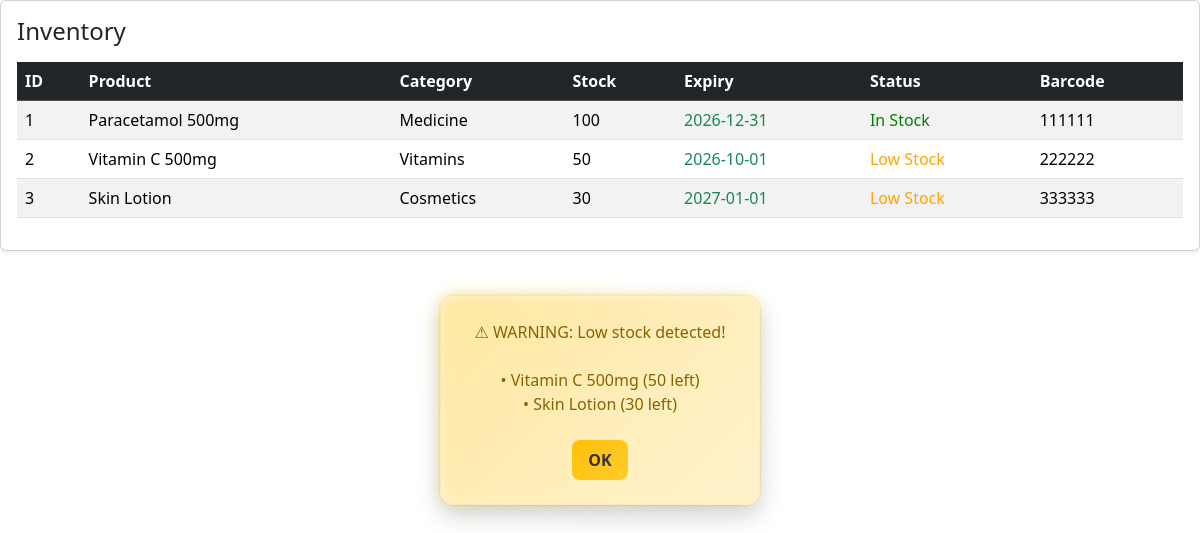
/reusablepage/inventorymanagement.php, run on an earlier commit of the app's database.
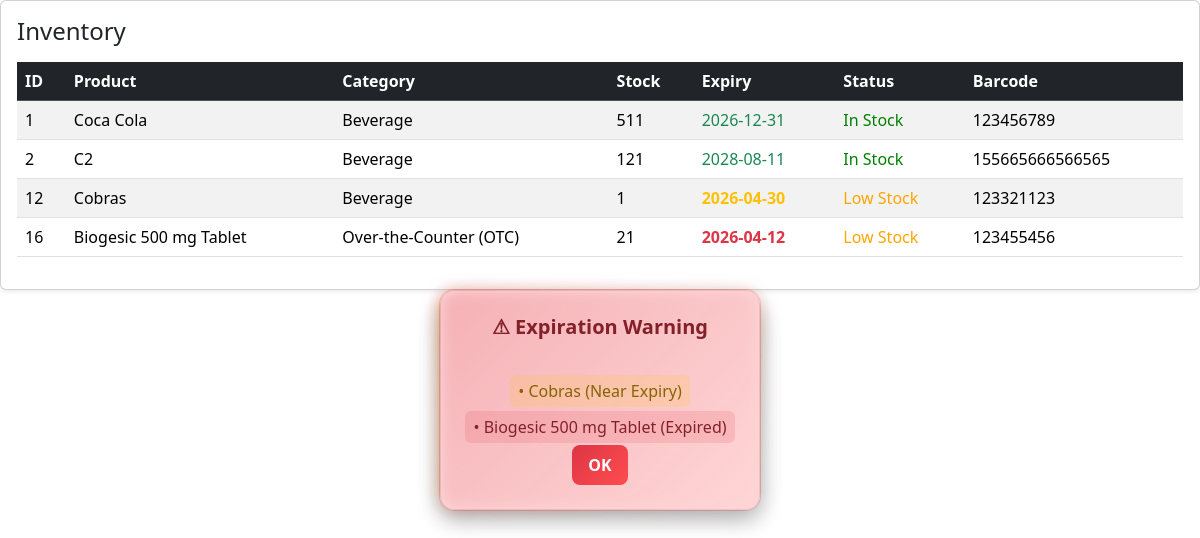
And on a later commit of the database.
### tables this page shows
CREATE TABLE `products` (
  `id` int(11) NOT NULL,
  `product_name` varchar(255) NOT NULL,
  `barcode` varchar(100) DEFAULT NULL,
  `category_id` int(11) DEFAULT NULL,
  `classification_id` int(11) DEFAULT NULL,
  `unit` varchar(50) DEFAULT NULL,
  `price` decimal(10,2) NOT NULL
);

CREATE TABLE `product_categories` (
  `id` int(11) NOT NULL,
  `category_name` varchar(100) NOT NULL
);

### reusablepage/inventorymanagement.php (the view, shortened to what this page needs)
<?php
require_once __DIR__ . "/../function/addprodfunct.php";
require_once __DIR__ . "/../conn/connection_links.php";
$product = new ProductManagement($db);
$products = $product->getAllProducts();
echo $product->renderLowStockAlert();
echo $product->renderExpiryAlert();
?>
<link rel="stylesheet" href="../css/inventory.css">
<link rel="stylesheet" href="../css/table.css">
<div class="card shadow-sm">
    <div class="card-body">
        <div class="d-flex justify-content-between align-items-center mb-3">
            <h4 class="mb-0">Inventory</h4>
        </div>
        <table class="table table-striped table-hover align-middle w-100 myTableExport">
            <thead class="table-dark">
                <tr>
                    <th>ID</th>
                    <th>Product</th>
                    <th>Category</th>
                    <th>Stock</th>
                    <th>Expiry</th>
                    <th>Status</th>
                    <th>Barcode</th>
                </tr>
            </thead>
            <tbody>
                <?php foreach ($products as $prod): ?>
                    <tr>
                        <td><?= $prod['id'] ?></td>
                        <td><?= $prod['product_name'] ?></td>
                        <td><?= $prod['category_name'] ?? 'N/A' ?></td>
                        <td><?= $prod['quantity'] ?></td>
                        <td>
                            <?php
                            $expiry = $prod['expiry_date'] ?? null;
                            if (!$expiry) {
                                echo 'N/A';
                            } else {
                                $today = new DateTime();
                                $expDate = new DateTime($expiry);
                                $interval = $today->diff($expDate);
                                if ($expDate <= $today) {
                                    echo "<span class='text-danger fw-bold'>" . htmlspecialchars($expiry) . "</span>";
                                } elseif ($interval->days <= 90 && !$interval->invert) {
                                    echo "<span class='text-warning fw-bold'>" . htmlspecialchars($expiry) . "</span>";
                                } else {
                                    echo "<span class='text-success'>" . htmlspecialchars($expiry) . "</span>";
                                }
                            }
                            ?>
                        </td>
                        <td>
                            <?php
                            if ($prod['quantity'] <= 0) {
                                echo "<span style='color:red;'>Out of Stock</span>";
                            } elseif ($prod['quantity'] <= 50) {
                                echo "<span style='color:orange;'>Low Stock</span>";
                            } else {
                                echo "<span style='color:green;'>In Stock</span>";
                            }
                            ?>
                        </td>
                        <td><?= $prod['barcode'] ?></td>
                    </tr>
                    <?php endforeach; ?>
            </tbody>
        </table>
    </div>
</div>

### conn/connection_links.php (shortened to what this page needs)
<link href="https://cdn.jsdelivr.net/npm/bootstrap@5.3.8/dist/css/bootstrap.min.css" rel="stylesheet">
<link rel="stylesheet" href="https://cdn.datatables.net/1.13.7/css/jquery.dataTables.min.css">
<link rel="stylesheet" href="https://cdn.datatables.net/responsive/2.5.0/css/responsive.dataTables.min.css">
<link rel="stylesheet" href="https://cdn.datatables.net/2.3.7/css/dataTables.dataTables.css">
<link rel="stylesheet" href="https://cdn.datatables.net/buttons/3.2.6/css/buttons.dataTables.css">

### function/addprodfunct.php (shortened to what this page needs)
<?php
class ProductManagement
{
    private $con;
    public function __construct($db)
    {
        $this->con = $db;
    }
    public function getAllProducts()
    {
        $stmt = $this->con->prepare("
            SELECT
                p.id,
                p.product_name,
                p.net_price,
                p.gross_price,
                pc.category_name,
                p.barcode,
                p.unit,
                pcl.classification_name,
                COALESCE(SUM(i.quantity), 0) AS quantity,
                MAX(i.expiry_date) AS expiry_date
            FROM products p
            LEFT JOIN product_categories pc ON p.category_id = pc.id
            LEFT JOIN product_classifications pcl ON p.classification_id = pcl.id
            LEFT JOIN inventory i ON p.id = i.product_id
            GROUP BY p.id
        ");
        $stmt->execute();
        return $stmt->fetchAll();
    }
    public function renderLowStockAlert($limit = 50)
    {
        $stmt = $this->con->prepare("
        SELECT
            p.product_name,
            COALESCE(SUM(i.quantity), 0) AS quantity
        FROM products p
        LEFT JOIN inventory i ON p.id = i.product_id
        GROUP BY p.id
        HAVING quantity <= ? AND quantity > 0
    ");
        $stmt->execute([$limit]);
        $items = $stmt->fetchAll();
        $html = '<div id="lowStockAlert">';
        $html .= '⚠ WARNING: Low stock detected!<br><br>';
        foreach ($items as $item) {
            $html .= '• ' . htmlspecialchars($item['product_name']) .
                ' (' . $item['quantity'] . ' left)<br>';
        }
        $html .= '<br><button onclick="closeAlert()">OK</button>';
        $html .= '</div>';
        return $html;
    }
    public function renderExpiryAlert()
    {
        $products = $this->getAllProducts();
        $items = [];
        $today = new \DateTime();
        foreach ($products as $prod) {
            if (!empty($prod['expiry_date'])) {
                $expDate = new \DateTime($prod['expiry_date']);
                $interval = $today->diff($expDate);
                if ($expDate < $today) {
                    $items[] = [
                        'name' => $prod['product_name'],
                        'status' => 'Expired'
                    ];
                } elseif ($interval->days <= 7 && !$interval->invert) {
                    $items[] = [
                        'name' => $prod['product_name'],
                        'status' => 'Near Expiry'
                    ];
                }
            }
        }
        if (empty($items)) {
            return '';
        }
        $html = '<div id="expiryAlert">';
        $html .= '<h4>⚠ Expiration Warning</h4><br>';
        foreach ($items as $item) {
            if ($item['status'] === 'Expired') {
                $html .= "<div class='expiry-expired'>• " . htmlspecialchars($item['name']) . " (Expired)</div>";
            } else {
                $html .= "<div class='expiry-near'>• " . htmlspecialchars($item['name']) . " (Near Expiry)</div>";
            }
        }
        $html .= '<br><button onclick="document.getElementById(\'expiryAlert\').remove()">OK</button>';
        $html .= '</div>';
        return $html;
    }
}

### css/inventory.css (style rules this page uses)
#lowStockAlert { position: fixed; top: 50%; left: 50%; transform: translate(-50%, -50%) scale(1); width: 320px; padding: 24px 20px; background: linear-gradient(135deg, #fff8e1, #fff3cd); color: #856404; border-radius: 14px; border: 1px solid #ffeeba; text-align: center; z-index: 9999; box-shadow: 0 10px 25px rgba(0, 0, 0, 0.2), 0 0 0 1px rgba(255, 193, 7, 0.2); font-family: 'Segoe UI', sans-serif; animation: popupFade 0.3s ease; }
#lowStockAlert button { background: linear-gradient(135deg, #ffc107, #ffca2c); color: #333; border: none; padding: 8px 16px; border-radius: 8px; font-weight: 600; cursor: pointer; transition: all 0.2s ease; }
#lowStockAlert::before { content: ""; position: absolute; inset: -2px; border-radius: 16px; background: linear-gradient(135deg, rgba(255,193,7,0.3), transparent); z-index: -1; filter: blur(8px); }
#expiryAlert { position: fixed; top: 50%; left: 50%; transform: translate(-50%, -50%) scale(1); width: 320px; padding: 24px 20px; background: linear-gradient(135deg, #ffe5e5, #ffd6d6); color: #842029; border-radius: 14px; border: 1px solid #f5c2c7; text-align: center; z-index: 9999; box-shadow: 0 10px 25px rgba(0, 0, 0, 0.2), 0 0 0 1px rgba(220, 53, 69, 0.2); font-family: 'Segoe UI', sans-serif; animation: popupFade 0.3s ease; }
#expiryAlert h4 { margin-bottom: 10px; font-size: 20px; font-weight: 600; }
#expiryAlert button { background: linear-gradient(135deg, #dc3545, #ff4d4f); color: #fff; border: none; padding: 8px 16px; border-radius: 8px; font-weight: 600; cursor: pointer; transition: all 0.2s ease; }
#expiryAlert::before { content: ""; position: absolute; inset: -2px; border-radius: 16px; background: linear-gradient(135deg, rgba(220,53,69,0.3), transparent); z-index: -1; filter: blur(8px); }
.expiry-near { color: #856404; background: rgba(255, 193, 7, 0.15); padding: 4px 8px; border-radius: 6px; display: inline-block; margin: 2px 0; }
.expiry-expired { color: #842029; background: rgba(220, 53, 69, 0.15); padding: 4px 8px; border-radius: 6px; display: inline-block; margin: 2px 0; }

What changed in the data, as far as the page shows it:
removed products: id "3", product_name "Skin Lotion", category.category_name "Cosmetics", quantity "30", expiry "2027-01-01", shows "Low Stock", barcode "333333"
changed products id 1: product_name "Paracetamol 500mg" → "Coca Cola"; category.category_name "Medicine" → "Beverage"; quantity "100" → "511"; barcode "111111" → "123456789"
changed products id 2: product_name "Vitamin C 500mg" → "C2"; category.category_name "Vitamins" → "Beverage"; quantity "50" → "121"; expiry "2026-10-01" → "2028-08-11"; barcode "222222" → "155665666566565"; text "Low Stock" → "In Stock"
added products: id "12", product_name "Cobras", category.category_name "Beverage", quantity "1", expiry "2026-04-30", shows "Low Stock", barcode "123321123"
added products: id "16", product_name "Biogesic 500 mg Tablet", category.category_name "Over-the-Counter (OTC)", quantity "21", expiry "2026-04-12", shows "Low Stock", barcode "123455456"
Also different on the page:
new list line: "• Cobras ( 1 left)"
new list line: "Biogesic 500 mg Tablet ( 21"
text now shown: "⚠ Expiration Warning OK"
new list line: "• Cobras (Near Expiry)"
new list line: "• Biogesic 500 mg Tablet (Expired)"
list line gone: "• Vitamin C 500mg ( 50 left)"
list line gone: "• Skin Lotion ( 30 left)"
